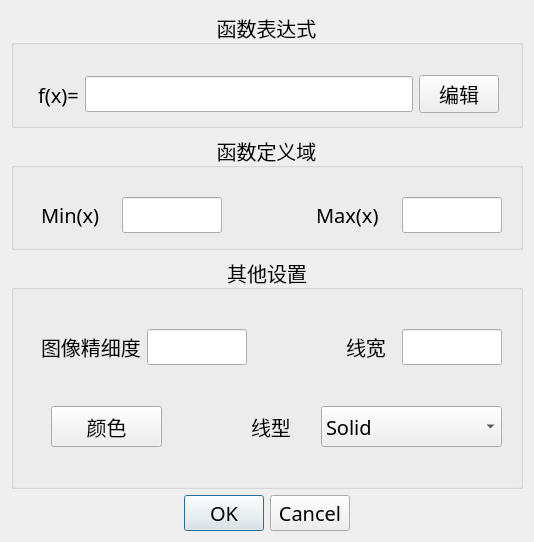
<?xml version="1.0" encoding="UTF-8"?>
<ui version="4.0">
 <class>QNormalFuncDlg</class>
 <widget class="QDialog" name="QNormalFuncDlg">
  <property name="geometry">
   <rect>
    <x>0</x>
    <y>0</y>
    <width>534</width>
    <height>542</height>
   </rect>
  </property>
  <property name="font">
   <font>
    <family>微软雅黑</family>
    <pointsize>15</pointsize>
   </font>
  </property>
  <property name="windowTitle">
   <string>普通函数</string>
  </property>
  <layout class="QVBoxLayout" name="verticalLayout">
   <item>
    <widget class="QGroupBox" name="groupBox">
     <property name="sizePolicy">
      <sizepolicy hsizetype="Preferred" vsizetype="Preferred">
       <horstretch>0</horstretch>
       <verstretch>1</verstretch>
      </sizepolicy>
     </property>
     <property name="title">
      <string>函数表达式</string>
     </property>
     <property name="alignment">
      <set>Qt::AlignCenter</set>
     </property>
     <property name="flat">
      <bool>false</bool>
     </property>
     <property name="checkable">
      <bool>false</bool>
     </property>
     <widget class="QWidget" name="layoutWidget">
      <property name="geometry">
       <rect>
        <x>27</x>
        <y>62</y>
        <width>461</width>
        <height>43</height>
       </rect>
      </property>
      <layout class="QHBoxLayout" name="horizontalLayout_3">
       <item>
        <widget class="QLabel" name="label">
         <property name="text">
          <string>f(x)=</string>
         </property>
        </widget>
       </item>
       <item>
        <widget class="QLineEdit" name="m_Edit_Function">
         <property name="readOnly">
          <bool>true</bool>
         </property>
        </widget>
       </item>
       <item>
        <widget class="QPushButton" name="m_Button_EditFunc">
         <property name="text">
          <string>编辑</string>
         </property>
        </widget>
       </item>
      </layout>
     </widget>
    </widget>
   </item>
   <item>
    <widget class="QGroupBox" name="groupBox_2">
     <property name="sizePolicy">
      <sizepolicy hsizetype="Preferred" vsizetype="Preferred">
       <horstretch>0</horstretch>
       <verstretch>1</verstretch>
      </sizepolicy>
     </property>
     <property name="title">
      <string>函数定义域</string>
     </property>
     <property name="alignment">
      <set>Qt::AlignCenter</set>
     </property>
     <property name="flat">
      <bool>false</bool>
     </property>
     <property name="checkable">
      <bool>false</bool>
     </property>
     <widget class="QWidget" name="layoutWidget">
      <property name="geometry">
       <rect>
        <x>30</x>
        <y>60</y>
        <width>461</width>
        <height>42</height>
       </rect>
      </property>
      <layout class="QHBoxLayout" name="horizontalLayout">
       <item>
        <widget class="QLabel" name="label_3">
         <property name="maximumSize">
          <size>
           <width>75</width>
           <height>40</height>
          </size>
         </property>
         <property name="text">
          <string>Min(x)</string>
         </property>
        </widget>
       </item>
       <item>
        <widget class="QLineEdit" name="m_Edit_Min">
         <property name="maximumSize">
          <size>
           <width>100</width>
           <height>16777215</height>
          </size>
         </property>
        </widget>
       </item>
       <item>
        <widget class="QLabel" name="label_8">
         <property name="text">
          <string/>
         </property>
        </widget>
       </item>
       <item>
        <widget class="QLabel" name="label_4">
         <property name="maximumSize">
          <size>
           <width>80</width>
           <height>40</height>
          </size>
         </property>
         <property name="text">
          <string>Max(x)</string>
         </property>
        </widget>
       </item>
       <item>
        <widget class="QLineEdit" name="m_Edit_Max">
         <property name="maximumSize">
          <size>
           <width>100</width>
           <height>16777215</height>
          </size>
         </property>
        </widget>
       </item>
      </layout>
     </widget>
    </widget>
   </item>
   <item>
    <widget class="QGroupBox" name="groupBox_3">
     <property name="sizePolicy">
      <sizepolicy hsizetype="Preferred" vsizetype="Preferred">
       <horstretch>0</horstretch>
       <verstretch>2</verstretch>
      </sizepolicy>
     </property>
     <property name="title">
      <string>其他设置</string>
     </property>
     <property name="alignment">
      <set>Qt::AlignCenter</set>
     </property>
     <property name="flat">
      <bool>false</bool>
     </property>
     <property name="checkable">
      <bool>false</bool>
     </property>
     <widget class="QPushButton" name="m_Button_LineColor">
      <property name="geometry">
       <rect>
        <x>40</x>
        <y>150</y>
        <width>111</width>
        <height>41</height>
       </rect>
      </property>
      <property name="text">
       <string>颜色</string>
      </property>
     </widget>
     <widget class="QLabel" name="label_7">
      <property name="geometry">
       <rect>
        <x>240</x>
        <y>150</y>
        <width>61</width>
        <height>41</height>
       </rect>
      </property>
      <property name="text">
       <string>线型</string>
      </property>
     </widget>
     <widget class="QComboBox" name="m_Combox_LineType">
      <property name="geometry">
       <rect>
        <x>310</x>
        <y>150</y>
        <width>181</width>
        <height>41</height>
       </rect>
      </property>
      <item>
       <property name="text">
        <string>Solid</string>
       </property>
      </item>
      <item>
       <property name="text">
        <string>Dash</string>
       </property>
      </item>
      <item>
       <property name="text">
        <string>Dot</string>
       </property>
      </item>
      <item>
       <property name="text">
        <string>DashDot</string>
       </property>
      </item>
      <item>
       <property name="text">
        <string>DashDotDot</string>
       </property>
      </item>
     </widget>
     <widget class="QWidget" name="layoutWidget">
      <property name="geometry">
       <rect>
        <x>30</x>
        <y>70</y>
        <width>461</width>
        <height>42</height>
       </rect>
      </property>
      <layout class="QHBoxLayout" name="horizontalLayout_4">
       <item>
        <widget class="QLabel" name="label_5">
         <property name="maximumSize">
          <size>
           <width>125</width>
           <height>16777215</height>
          </size>
         </property>
         <property name="text">
          <string>图像精细度</string>
         </property>
        </widget>
       </item>
       <item>
        <widget class="QLineEdit" name="m_Edit_Precision">
         <property name="maximumSize">
          <size>
           <width>100</width>
           <height>16777215</height>
          </size>
         </property>
        </widget>
       </item>
       <item>
        <widget class="QLabel" name="label_9">
         <property name="text">
          <string/>
         </property>
        </widget>
       </item>
       <item>
        <widget class="QLabel" name="label_6">
         <property name="maximumSize">
          <size>
           <width>50</width>
           <height>16777215</height>
          </size>
         </property>
         <property name="text">
          <string>线宽</string>
         </property>
        </widget>
       </item>
       <item>
        <widget class="QLineEdit" name="m_Edit_LineWidth">
         <property name="maximumSize">
          <size>
           <width>100</width>
           <height>16777215</height>
          </size>
         </property>
        </widget>
       </item>
      </layout>
     </widget>
    </widget>
   </item>
   <item>
    <widget class="QDialogButtonBox" name="buttonBox">
     <property name="sizePolicy">
      <sizepolicy hsizetype="Expanding" vsizetype="Fixed">
       <horstretch>0</horstretch>
       <verstretch>1</verstretch>
      </sizepolicy>
     </property>
     <property name="layoutDirection">
      <enum>Qt::LeftToRight</enum>
     </property>
     <property name="standardButtons">
      <set>QDialogButtonBox::Cancel|QDialogButtonBox::Ok</set>
     </property>
     <property name="centerButtons">
      <bool>true</bool>
     </property>
    </widget>
   </item>
  </layout>
 </widget>
 <resources/>
 <connections/>
</ui>
